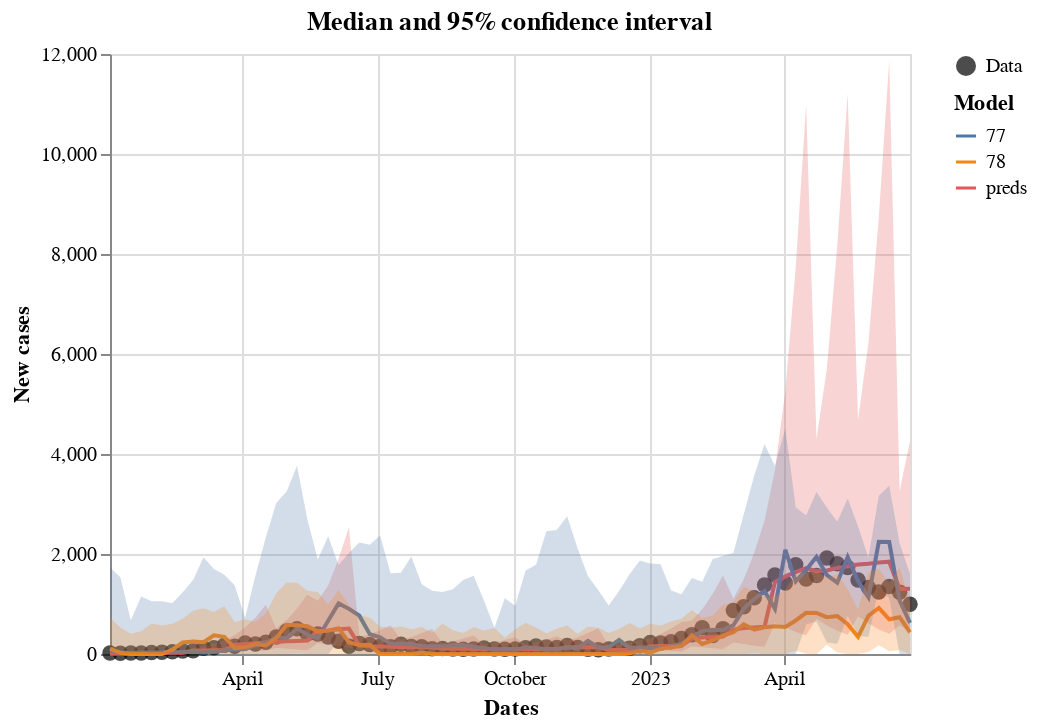

Notebook source saved alongside this figure:
### Markdown cell above
To generate a plot of the predictions, you can use the following:

### Code cell
score.plot_predictions()

### Figure 1 — Vega-Lite specification as saved in the notebook (floating-point values rounded to 4 significant figures; data arrays with more than 128 entries replaced by an {"elided": "..."} marker saying what was removed)
{"config": {"view": {"continuousWidth": 300, "continuousHeight": 300}}, "layer": [{"data": {"name": "data-1fff263b8dfc65f577a4f4b19354459e"}, "mark": {"type": "circle", "size": 60}, "encoding": {"color": {"field": "legend", "legend": {"title": null}, "scale": {"range": ["black"]}, "type": "nominal"}, "x": {"field": "dates", "type": "temporal"}, "y": {"field": "casos", "type": "quantitative"}}}, {"data": {"name": "data-58b0ad17f340792ebdda9b4bab0677ba"}, "mark": {"type": "line"}, "encoding": {"color": {"field": "model", "legend": {"title": "Model"}, "type": "nominal"}, "x": {"field": "dates", "title": "Dates", "type": "temporal"}, "y": {"field": "preds", "title": "New cases", "type": "quantitative"}}, "title": "Median and 95% confidence interval"}, {"data": {"name": "data-58b0ad17f340792ebdda9b4bab0677ba"}, "mark": {"type": "area", "opacity": 0.25}, "encoding": {"color": {"field": "model", "legend": null, "type": "nominal"}, "x": {"field": "dates", "type": "temporal"}, "y": {"field": "lower", "type": "quantitative"}, "y2": {"field": "upper"}}, "title": "Median and 95% confidence interval"}, {"data": {"name": "data-58b0ad17f340792ebdda9b4bab0677ba"}, "mark": {"type": "point"}, "encoding": {"color": {"field": "model", "legend": null, "type": "nominal"}, "opacity": {"condition": {"param": "param_3", "value": 1, "empty": false}, "value": 0}, "x": {"field": "dates", "title": "Dates", "type": "temporal"}, "y": {"field": "preds", "title": "New cases", "type": "quantitative"}}, "title": "Median and 95% confidence interval"}, {"data": {"name": "data-1902ff02dac3fa7746e0e6d52336ef12"}, "mark": {"type": "rule", "color": "gray"}, "encoding": {"opacity": {"condition": {"param": "param_3", "value": 0.3, "empty": false}, "value": 0}, "tooltip": [{"field": "dates", "title": "Date", "type": "temporal"}, {"field": "preds", "format": ".0f", "type": "quantitative"}, {"field": "77", "format": ".0f", "type": "quantitative"}, {"field": "78", "format": ".0f", "type": "quantitative"}, {"field": "cases", "format": ".0f", "type": "quantitative"}], "x": {"field": "dates", "type": "temporal"}}, "name": "view_3", "transform": [{"pivot": "model", "value": "preds", "groupby": ["dates"]}]}], "height": 300, "params": [{"name": "param_3", "select": {"type": "point", "fields": ["dates"], "nearest": true, "on": "pointerover"}, "views": ["view_3"]}], "resolve": {"scale": {"color": "independent"}}, "width": 400, "$schema": "https://vega.github.io/schema/vega-lite/v5.17.0.json", "datasets": {"data-1fff263b8dfc65f577a4f4b19354459e": [{"dates": "2022-01-02T00:00:00", "casos": 21.0, "legend": "Data"}, {"dates": "2022-01-09T00:00:00", "casos": 14.0, "legend": "Data"}, {"dates": "2022-01-16T00:00:00", "casos": 22.0, "legend": "Data"}, {"dates": "2022-01-23T00:00:00", "casos": 19.0, "legend": "Data"}, {"dates": "2022-01-30T00:00:00", "casos": 31.0, "legend": "Data"}, {"dates": "2022-02-06T00:00:00", "casos": 35.0, "legend": "Data"}, {"dates": "2022-02-13T00:00:00", "casos": 47.0, "legend": "Data"}, {"dates": "2022-02-20T00:00:00", "casos": 62.0, "legend": "Data"}, {"dates": "2022-02-27T00:00:00", "casos": 66.0, "legend": "Data"}, {"dates": "2022-03-06T00:00:00", "casos": 116.0, "legend": "Data"}, {"dates": "2022-03-13T00:00:00", "casos": 126.0, "legend": "Data"}, {"dates": "2022-03-20T00:00:00", "casos": 177.0, "legend": "Data"}, {"dates": "2022-03-27T00:00:00", "casos": 153.0, "legend": "Data"}, {"dates": "2022-04-03T00:00:00", "casos": 222.0, "legend": "Data"}, {"dates": "2022-04-10T00:00:00", "casos": 201.0, "legend": "Data"}, {"dates": "2022-04-17T00:00:00", "casos": 234.0, "legend": "Data"}, {"dates": "2022-04-24T00:00:00", "casos": 342.0, "legend": "Data"}, {"dates": "2022-05-01T00:00:00", "casos": 461.0, "legend": "Data"}, {"dates": "2022-05-08T00:00:00", "casos": 505.0, "legend": "Data"}, {"dates": "2022-05-15T00:00:00", "casos": 406.0, "legend": "Data"}, {"dates": "2022-05-22T00:00:00", "casos": 400.0, "legend": "Data"}, {"dates": "2022-05-29T00:00:00", "casos": 338.0, "legend": "Data"}, {"dates": "2022-06-05T00:00:00", "casos": 255.0, "legend": "Data"}, {"dates": "2022-06-12T00:00:00", "casos": 153.0, "legend": "Data"}, {"dates": "2022-06-19T00:00:00", "casos": 209.0, "legend": "Data"}, {"dates": "2022-06-26T00:00:00", "casos": 189.0, "legend": "Data"}, {"dates": "2022-07-03T00:00:00", "casos": 155.0, "legend": "Data"}, {"dates": "2022-07-10T00:00:00", "casos": 144.0, "legend": "Data"}, {"dates": "2022-07-17T00:00:00", "casos": 194.0, "legend": "Data"}, {"dates": "2022-07-24T00:00:00", "casos": 148.0, "legend": "Data"}, {"dates": "2022-07-31T00:00:00", "casos": 145.0, "legend": "Data"}, {"dates": "2022-08-07T00:00:00", "casos": 106.0, "legend": "Data"}, {"dates": "2022-08-14T00:00:00", "casos": 110.0, "legend": "Data"}, {"dates": "2022-08-21T00:00:00", "casos": 99.0, "legend": "Data"}, {"dates": "2022-08-28T00:00:00", "casos": 94.0, "legend": "Data"}, {"dates": "2022-09-04T00:00:00", "casos": 101.0, "legend": "Data"}, {"dates": "2022-09-11T00:00:00", "casos": 120.0, "legend": "Data"}, {"dates": "2022-09-18T00:00:00", "casos": 102.0, "legend": "Data"}, {"dates": "2022-09-25T00:00:00", "casos": 95.0, "legend": "Data"}, {"dates": "2022-10-02T00:00:00", "casos": 102.0, "legend": "Data"}, {"dates": "2022-10-09T00:00:00", "casos": 123.0, "legend": "Data"}, {"dates": "2022-10-16T00:00:00", "casos": 160.0, "legend": "Data"}, {"dates": "2022-10-23T00:00:00", "casos": 139.0, "legend": "Data"}, {"dates": "2022-10-30T00:00:00", "casos": 131.0, "legend": "Data"}, {"dates": "2022-11-06T00:00:00", "casos": 171.0, "legend": "Data"}, {"dates": "2022-11-13T00:00:00", "casos": 129.0, "legend": "Data"}, {"dates": "2022-11-20T00:00:00", "casos": 94.0, "legend": "Data"}, {"dates": "2022-11-27T00:00:00", "casos": 86.0, "legend": "Data"}, {"dates": "2022-12-04T00:00:00", "casos": 98.0, "legend": "Data"}, {"dates": "2022-12-11T00:00:00", "casos": 123.0, "legend": "Data"}, {"dates": "2022-12-18T00:00:00", "casos": 117.0, "legend": "Data"}, {"dates": "2022-12-25T00:00:00", "casos": 163.0, "legend": "Data"}, {"dates": "2023-01-01T00:00:00", "casos": 230.0, "legend": "Data"}, {"dates": "2023-01-08T00:00:00", "casos": 218.0, "legend": "Data"}, {"dates": "2023-01-15T00:00:00", "casos": 246.0, "legend": "Data"}, {"dates": "2023-01-22T00:00:00", "casos": 312.0, "legend": "Data"}, {"dates": "2023-01-29T00:00:00", "casos": 383.0, "legend": "Data"}, {"dates": "2023-02-05T00:00:00", "casos": 525.0, "legend": "Data"}, {"dates": "2023-02-12T00:00:00", "casos": 372.0, "legend": "Data"}, {"dates": "2023-02-19T00:00:00", "casos": 507.0, "legend": "Data"}, {"dates": "2023-02-26T00:00:00", "casos": 870.0, "legend": "Data"}, {"dates": "2023-03-05T00:00:00", "casos": 945.0, "legend": "Data"}, {"dates": "2023-03-12T00:00:00", "casos": 1125.0, "legend": "Data"}, {"dates": "2023-03-19T00:00:00", "casos": 1382.0, "legend": "Data"}, {"dates": "2023-03-26T00:00:00", "casos": 1580.0, "legend": "Data"}, {"dates": "2023-04-02T00:00:00", "casos": 1420.0, "legend": "Data"}, {"dates": "2023-04-09T00:00:00", "casos": 1783.0, "legend": "Data"}, {"dates": "2023-04-16T00:00:00", "casos": 1502.0, "legend": "Data"}, {"dates": "2023-04-23T00:00:00", "casos": 1572.0, "legend": "Data"}, {"dates": "2023-04-30T00:00:00", "casos": 1919.0, "legend": "Data"}, {"dates": "2023-05-07T00:00:00", "casos": 1807.0, "legend": "Data"}, {"dates": "2023-05-14T00:00:00", "casos": 1731.0, "legend": "Data"}, {"dates": "2023-05-21T00:00:00", "casos": 1479.0, "legend": "Data"}, {"dates": "2023-05-28T00:00:00", "casos": 1328.0, "legend": "Data"}, {"dates": "2023-06-04T00:00:00", "casos": 1238.0, "legend": "Data"}, {"dates": "2023-06-11T00:00:00", "casos": 1348.0, "legend": "Data"}, {"dates": "2023-06-18T00:00:00", "casos": 1236.0, "legend": "Data"}, {"dates": "2023-06-25T00:00:00", "casos": 996.0, "legend": "Data"}], "data-58b0ad17f340792ebdda9b4bab0677ba": {"elided": "234 records"}, "data-1902ff02dac3fa7746e0e6d52336ef12": {"elided": "312 records"}}}
